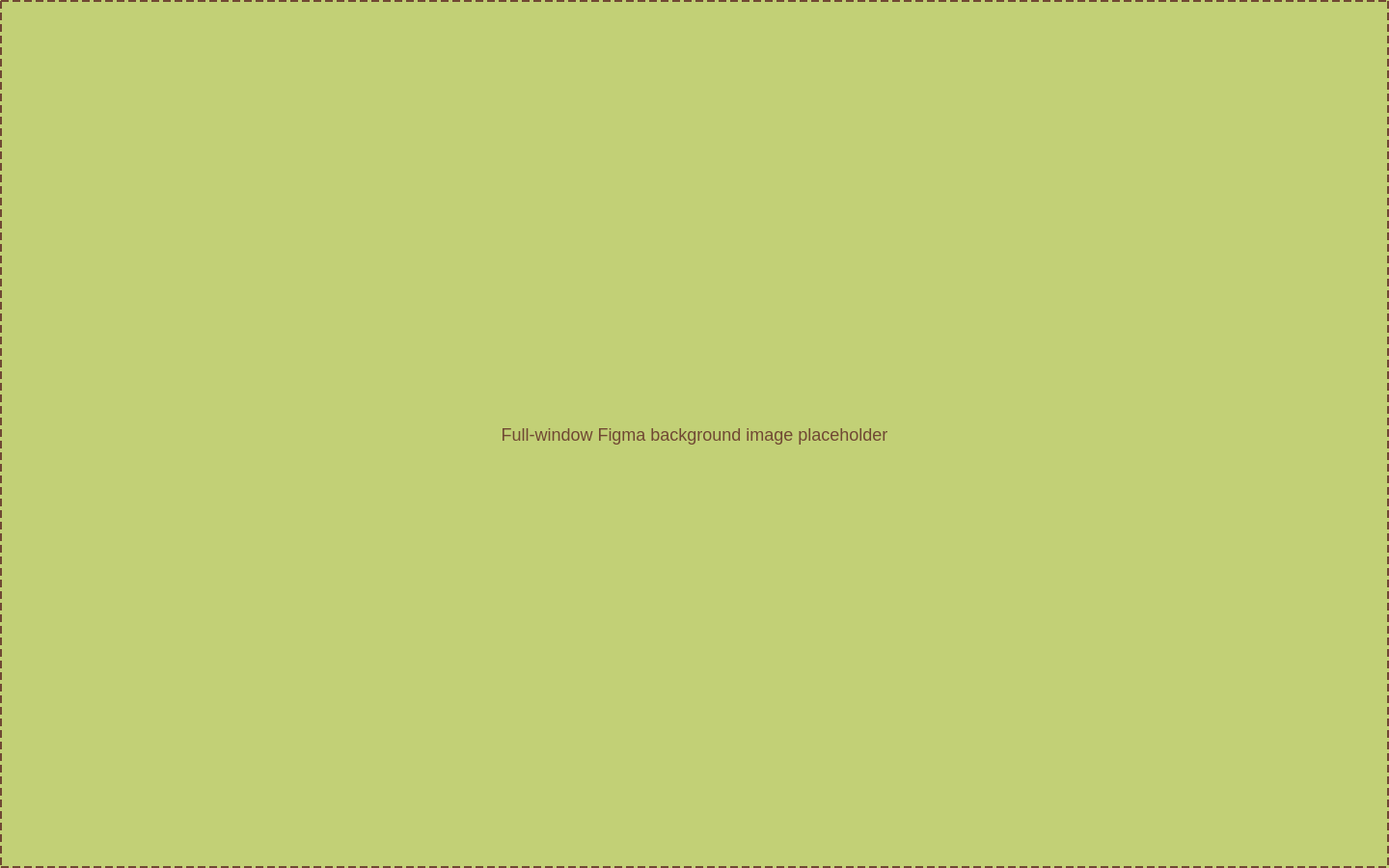
<?xml version="1.0" encoding="UTF-8"?>
<ui version="4.0">
 <class>Landing</class>
 <widget class="QWidget" name="Landing">
  <property name="geometry">
   <rect><x>0</x><y>0</y><width>1440</width><height>900</height></rect>
  </property>
  <property name="minimumSize">
   <size><width>1440</width><height>900</height></size>
  </property>
  <property name="maximumSize">
   <size><width>1440</width><height>900</height></size>
  </property>
  <property name="windowTitle">
   <string>SenyaSabi</string>
  </property>
  <widget class="QLabel" name="imgBackground">
   <property name="geometry">
    <rect><x>0</x><y>0</y><width>1440</width><height>900</height></rect>
   </property>
   <property name="styleSheet">
    <string notr="true">background-color: #C2D076; border: 2px dashed #704833; color: #704833; font-size: 18px;</string>
   </property>
   <property name="text">
    <string>Full-window Figma background image placeholder</string>
   </property>
   <property name="alignment">
    <set>Qt::AlignmentFlag::AlignCenter</set>
   </property>
  </widget>
  <widget class="QPushButton" name="btnLogin">
   <property name="geometry">
    <rect><x>1190</x><y>30</y><width>190</width><height>64</height></rect>
   </property>
   <property name="cursor">
    <cursorShape>PointingHandCursor</cursorShape>
   </property>
   <property name="styleSheet">
    <string notr="true">QPushButton { background: transparent; border: none; color: transparent; } QPushButton:hover { background: rgba(255,255,255,24); border: 1px solid rgba(112,72,51,80); border-radius: 10px; }</string>
   </property>
   <property name="text">
    <string/>
   </property>
   <property name="accessibleName">
    <string>Log in</string>
   </property>
   <property name="flat">
    <bool>true</bool>
   </property>
  </widget>
  <widget class="QPushButton" name="btnGetStarted">
   <property name="geometry">
    <rect><x>500</x><y>635</y><width>440</width><height>100</height></rect>
   </property>
   <property name="cursor">
    <cursorShape>PointingHandCursor</cursorShape>
   </property>
   <property name="styleSheet">
    <string notr="true">QPushButton { background: transparent; border: none; color: transparent; } QPushButton:hover { background: rgba(255,255,255,24); border: 1px solid rgba(112,72,51,80); border-radius: 14px; }</string>
   </property>
   <property name="text">
    <string/>
   </property>
   <property name="accessibleName">
    <string>Get Started Today</string>
   </property>
   <property name="flat">
    <bool>true</bool>
   </property>
  </widget>
  <widget class="QPushButton" name="btnLearnMore">
   <property name="geometry">
    <rect><x>520</x><y>748</y><width>400</width><height>72</height></rect>
   </property>
   <property name="cursor">
    <cursorShape>PointingHandCursor</cursorShape>
   </property>
   <property name="styleSheet">
    <string notr="true">QPushButton { background: transparent; border: none; color: transparent; } QPushButton:hover { background: rgba(255,255,255,24); border: 1px solid rgba(112,72,51,80); border-radius: 12px; }</string>
   </property>
   <property name="text">
    <string/>
   </property>
   <property name="accessibleName">
    <string>Learn More</string>
   </property>
   <property name="flat">
    <bool>true</bool>
   </property>
  </widget>
 </widget>
 <resources/>
 <connections/>
</ui>
